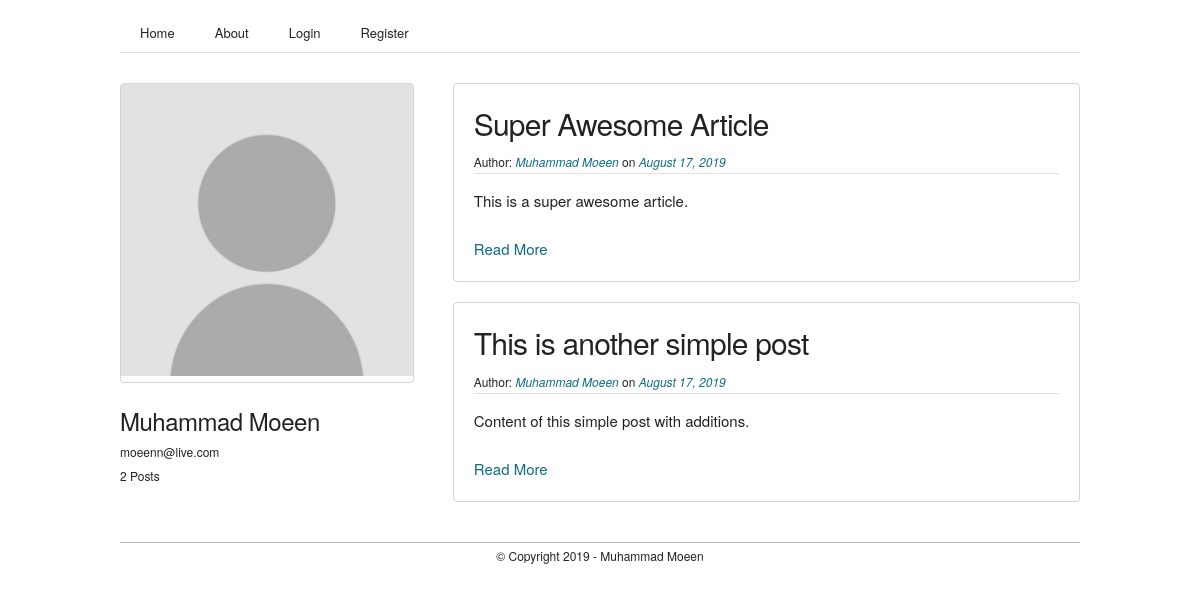
The app's page /profile/1 with its own data.
### flaskblog/models.py (models this page shows, shortened)
class User(db.Model, UserMixin):
    id = db.Column( db.Integer, primary_key = True )
    name = db.Column( db.String(20), unique = True, nullable = False )
    email = db.Column( db.String(120), unique = True, nullable = False )
    image_file = db.Column( db.String(20), nullable = False, default = 'avatar.png' )
    password = db.Column( db.String(60), nullable = False )
    posts = db.relationship('Post', backref = 'author', lazy = True )

class Post(db.Model):
    id = db.Column( db.Integer, primary_key = True )
    title = db.Column( db.String(200), nullable = False )
    date_posted = db.Column( db.DateTime, nullable = False, default = datetime.utcnow )
    content = db.Column( db.Text, nullable = False )
    user_id = db.Column( db.Integer, db.ForeignKey('user.id'), nullable = False )

### flaskblog/routes.py (the view)
@app.route('/profile/<int:user_id>')
def profile(user_id):
    user = User.query.get_or_404(user_id)
    posts = user.posts
    total_posts = len(posts)
    image_file = url_for('static', filename=f'profile_pictures/{user.image_file}')
    return render_template('profile.html', title='Profile', image_file=image_file , posts=posts, total_posts=total_posts, user=user)

### flaskblog/templates/profile.html
{% extends 'layout.html' %}
{% block content %}
	<section class="section profile">
		<div class="container">
			<div class="one-third column user_details">
				<div class="box profile_pic">
					<img src="{{ image_file }}" style="width:100%">
				</div>
				<div>
					<h5>{{ user.name }}</h5>
					<small>{{ user.email }}</small>
					<br>
					<small>{{ total_posts }} Posts</small>
				</div>
			</div>
			<div class="two-thirds column user_posts">
				{% for post in posts %}
					<div class="box">
						<h4>{{ post.title }}</h4>
						<small>Author: <i><a href="{{ url_for('profile', user_id=post.author.id) }}">{% if post.author == current_user %}You{% else %}{{ post.author.name }}{% endif %}</a></i> on <i><a href="#">{{ post.date_posted.strftime('%B %d, %Y') }}</a></i></small>
						<hr>
						<p>{{ post.content }}</p>
						<br>
						<a href="{{ url_for('article', post_id=post.id) }}">Read More</a>
					</div>
				{% endfor %}
			</div>
		</div>
	</section>
{% endblock content %}

### flaskblog/static/css/skeleton.css (style rules this page uses)
.container { position: relative; width: 100%; max-width: 960px; margin: 0 auto; padding: 0 20px; box-sizing: border-box; }
.column, .columns { width: 100%; float: left; box-sizing: border-box; }
@media (min-width: 400px) { .container { width: 85%; padding: 0; } }
@media (min-width: 550px) { .container { width: 80%; } }
@media (min-width: 550px) { .column, .columns { margin-left: 4%; } }
@media (min-width: 550px) { .column:first-child, .columns:first-child { margin-left: 0; } }
@media (min-width: 550px) { .one-third.column { width: 30.6666666667%; } }
@media (min-width: 550px) { .two-thirds.column { width: 65.3333333333%; } }
html { font-size: 62.5%; }
body { font-size: 1.5em; line-height: 1.6; font-weight: 400; font-family: "Raleway", "HelveticaNeue", "Helvetica Neue", Helvetica, Arial, sans-serif; color: #222; }
h1, h2, h3, h4, h5, h6 { margin-top: 0; margin-bottom: 2rem; font-weight: 300; }
h4 { font-size: 2.4rem; line-height: 1.35; letter-spacing: -.08rem; }
h5 { font-size: 1.8rem; line-height: 1.5; letter-spacing: -.05rem; }
@media (min-width: 550px) { h4 { font-size: 3.0rem; } }
@media (min-width: 550px) { h5 { font-size: 2.4rem; } }
p { margin-top: 0; }
a { color: #1EAEDB; }
pre, blockquote, dl, figure, table, p, ul, ol, form { margin-bottom: 2.5rem; }
hr { margin-top: 3rem; margin-bottom: 3.5rem; border-width: 0; border-top: 1px solid #E1E1E1; }
.container:after, .row:after, .u-cf { content: ""; display: table; clear: both; }

### flaskblog/static/css/skeleton-extended.css (style rules this page uses)
.section { margin: 1rem 0rem; }
h1, h2, h3, h4, h5, h6 { margin-bottom: 0.5rem; }
p { margin-top: 1.5rem; margin-bottom: 0rem; }
hr { margin: 1rem 0rem; }
a { text-decoration: none; color: #0c6d81; }
.box { padding: 2rem; margin: 2rem 0rem; border-radius: 4px; border: 1px solid #d4d4d5; }
.box hr { margin: 0rem; padding: 0rem; }

### flaskblog/static/css/custom.css (style rules this page uses)
.profile .user_details { text-align: left; }
.profile .user_details h5 { margin-bottom: 0rem; }
.profile .profile_pic { padding: 0px; overflow: hidden; }
.profile .profile_pic img { margin-bottom: 0rem; }

### records on screen
User: name "Muhammad Moeen", email "moeenn@live.com"
Post: title "Super Awesome Article", author.name "Muhammad Moeen", date_posted "August 17, 2019", content "This is a super awesome article."
Post: title "This is another simple post", author.name "Muhammad Moeen", date_posted "August 17, 2019", content "Content of this simple post with additions."

### other values on screen
{{ total_posts }} "2"
